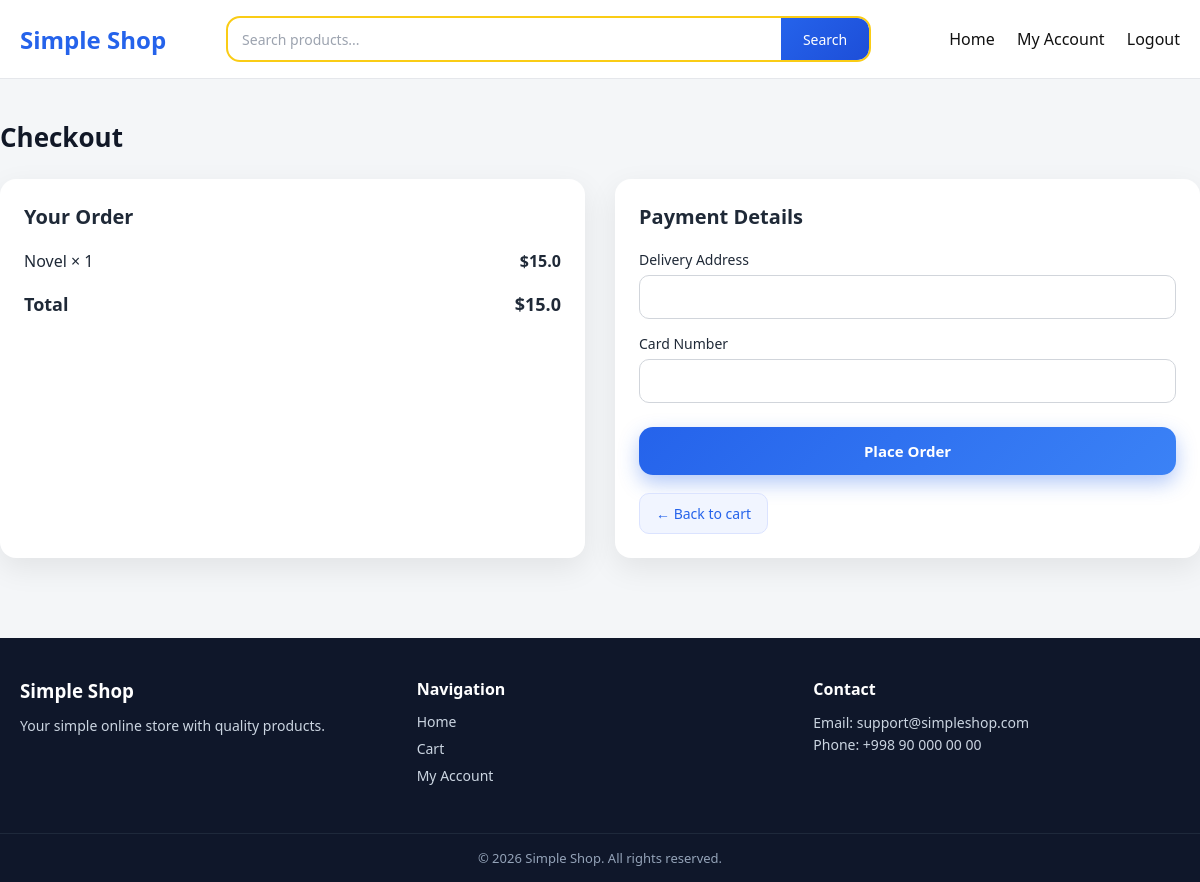
/checkout (signed in), run on an earlier commit of the app's database.
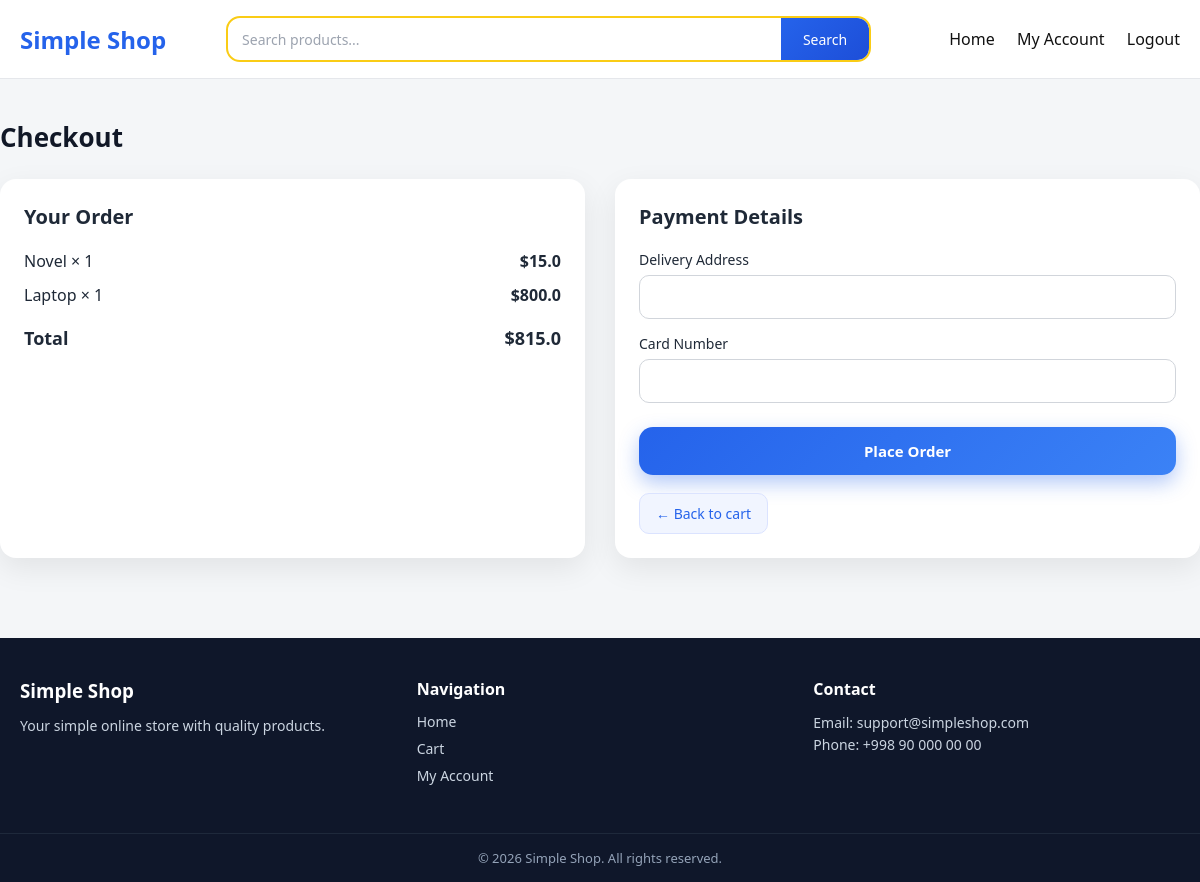
And on a later commit of the database.
### tables this page shows
CREATE TABLE cart (
    id INTEGER PRIMARY KEY AUTOINCREMENT,
    user_id INTEGER,
    product_id INTEGER,
    quantity INTEGER
);

CREATE TABLE products (
    id INTEGER PRIMARY KEY AUTOINCREMENT,
    name TEXT,
    price REAL,
    image TEXT,
    category_id INTEGER
);

### app.py (the view, shortened to what this page needs)
@app.route("/checkout", methods=["GET", "POST"])
def checkout():
    if "user_id" not in session:
        return redirect("/login")
    user_id = session["user_id"]
    con = get_db()
    cur = con.cursor()
    items = cur.execute("""
        SELECT products.name, products.price, cart.quantity
        FROM cart
        JOIN products ON cart.product_id = products.id
        WHERE cart.user_id=?
    """, (user_id,)).fetchall()
    if not items:
        con.close()
        return redirect("/cart")
    total = sum(i[1] * i[2] for i in items)
    con.close()
    return render_template(
        "shop/checkout.html",
        items=items,
        total=total,
        cart_count=get_cart_count()
    )

### app.py (called while the page is built, shortened)
def get_db():
    return sqlite3.connect(
        "database.db",
        timeout=10,
        check_same_thread=False
    )

def get_cart_count():
    if "user_id" not in session or session.get("is_admin"):
        return 0

### templates/shop/checkout.html (shortened to what this page needs)
{% extends "base.html" %}
{% block content %}
<section class="checkout-section">
    <h2 class="section-title">Checkout</h2>
    <div class="checkout-grid">
        <div class="checkout-box">
            <h3>Your Order</h3>
            <ul class="order-list">
                {% for item in items %}
                <li>
                    <span>{{ item[0] }} × {{ item[2] }}</span>
                    <strong>${{ item[1] * item[2] }}</strong>
                </li>
                {% endfor %}
            </ul>
            <div class="order-total">
                <span>Total</span>
                <strong>${{ total }}</strong>
            </div>
        </div>
        <div class="checkout-box">
            <h3>Payment Details</h3>
            <form method="post" class="checkout-form">
                <label>Delivery Address</label>
                <input type="text" name="address" required>
                <label>Card Number</label>
                <input type="text" name="card" required>
                <button type="submit" class="btn-primary">
                    Place Order
                </button>
            </form>
            <a href="/cart" class="back-btn">← Back to cart</a>
</div>
    </div>
</section>
{% endblock %}

What changed in the data, as far as the page shows it:
added cart: name "Laptop", quantity "1", item[1]*item[2] "800.0"
Also different on the page:
{{ total }}: "15.0" → "815.0"
